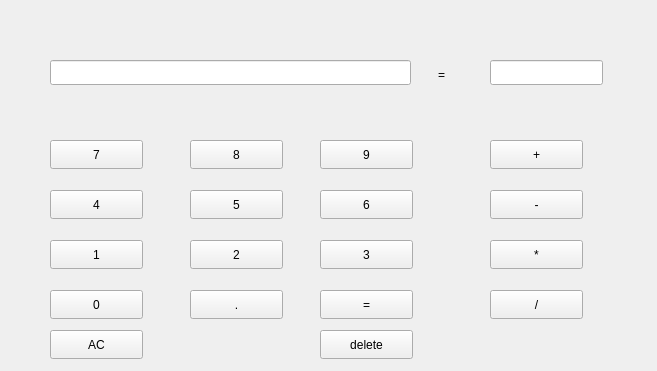
<?xml version="1.0" encoding="UTF-8"?>
<ui version="4.0">
 <class>Widget</class>
 <widget class="QWidget" name="Widget">
  <property name="geometry">
   <rect>
    <x>0</x>
    <y>0</y>
    <width>657</width>
    <height>371</height>
   </rect>
  </property>
  <property name="windowTitle">
   <string>Widget</string>
  </property>
  <widget class="QPushButton" name="pushButton">
   <property name="geometry">
    <rect>
     <x>50</x>
     <y>140</y>
     <width>93</width>
     <height>29</height>
    </rect>
   </property>
   <property name="text">
    <string>7</string>
   </property>
  </widget>
  <widget class="QPushButton" name="pushButton_2">
   <property name="geometry">
    <rect>
     <x>190</x>
     <y>140</y>
     <width>93</width>
     <height>29</height>
    </rect>
   </property>
   <property name="text">
    <string>8</string>
   </property>
  </widget>
  <widget class="QPushButton" name="pushButton_3">
   <property name="geometry">
    <rect>
     <x>320</x>
     <y>140</y>
     <width>93</width>
     <height>29</height>
    </rect>
   </property>
   <property name="text">
    <string>9</string>
   </property>
  </widget>
  <widget class="QPushButton" name="pushButton_4">
   <property name="geometry">
    <rect>
     <x>50</x>
     <y>190</y>
     <width>93</width>
     <height>29</height>
    </rect>
   </property>
   <property name="text">
    <string>4</string>
   </property>
  </widget>
  <widget class="QPushButton" name="pushButton_5">
   <property name="geometry">
    <rect>
     <x>190</x>
     <y>190</y>
     <width>93</width>
     <height>29</height>
    </rect>
   </property>
   <property name="text">
    <string>5</string>
   </property>
  </widget>
  <widget class="QPushButton" name="pushButton_6">
   <property name="geometry">
    <rect>
     <x>320</x>
     <y>190</y>
     <width>93</width>
     <height>29</height>
    </rect>
   </property>
   <property name="text">
    <string>6</string>
   </property>
  </widget>
  <widget class="QPushButton" name="pushButton_7">
   <property name="geometry">
    <rect>
     <x>50</x>
     <y>240</y>
     <width>93</width>
     <height>29</height>
    </rect>
   </property>
   <property name="text">
    <string>1</string>
   </property>
  </widget>
  <widget class="QPushButton" name="pushButton_8">
   <property name="geometry">
    <rect>
     <x>190</x>
     <y>240</y>
     <width>93</width>
     <height>29</height>
    </rect>
   </property>
   <property name="text">
    <string>2</string>
   </property>
  </widget>
  <widget class="QPushButton" name="pushButton_9">
   <property name="geometry">
    <rect>
     <x>320</x>
     <y>240</y>
     <width>93</width>
     <height>29</height>
    </rect>
   </property>
   <property name="text">
    <string>3</string>
   </property>
  </widget>
  <widget class="QPushButton" name="pushButton_10">
   <property name="geometry">
    <rect>
     <x>50</x>
     <y>290</y>
     <width>93</width>
     <height>29</height>
    </rect>
   </property>
   <property name="text">
    <string>0</string>
   </property>
  </widget>
  <widget class="QPushButton" name="pushButton_11">
   <property name="geometry">
    <rect>
     <x>190</x>
     <y>290</y>
     <width>93</width>
     <height>29</height>
    </rect>
   </property>
   <property name="text">
    <string>.</string>
   </property>
  </widget>
  <widget class="QPushButton" name="pushButton_12">
   <property name="geometry">
    <rect>
     <x>320</x>
     <y>330</y>
     <width>93</width>
     <height>29</height>
    </rect>
   </property>
   <property name="text">
    <string>delete</string>
   </property>
  </widget>
  <widget class="QPushButton" name="pushButton_13">
   <property name="geometry">
    <rect>
     <x>490</x>
     <y>140</y>
     <width>93</width>
     <height>29</height>
    </rect>
   </property>
   <property name="text">
    <string>+</string>
   </property>
  </widget>
  <widget class="QPushButton" name="pushButton_14">
   <property name="geometry">
    <rect>
     <x>490</x>
     <y>190</y>
     <width>93</width>
     <height>29</height>
    </rect>
   </property>
   <property name="text">
    <string>-</string>
   </property>
  </widget>
  <widget class="QPushButton" name="pushButton_15">
   <property name="geometry">
    <rect>
     <x>490</x>
     <y>240</y>
     <width>93</width>
     <height>29</height>
    </rect>
   </property>
   <property name="text">
    <string>*</string>
   </property>
  </widget>
  <widget class="QPushButton" name="pushButton_16">
   <property name="geometry">
    <rect>
     <x>490</x>
     <y>290</y>
     <width>93</width>
     <height>29</height>
    </rect>
   </property>
   <property name="text">
    <string>/</string>
   </property>
  </widget>
  <widget class="QLabel" name="label">
   <property name="geometry">
    <rect>
     <x>438</x>
     <y>59</y>
     <width>21</width>
     <height>31</height>
    </rect>
   </property>
   <property name="text">
    <string>=</string>
   </property>
  </widget>
  <widget class="QLineEdit" name="lineEdit">
   <property name="geometry">
    <rect>
     <x>50</x>
     <y>60</y>
     <width>361</width>
     <height>25</height>
    </rect>
   </property>
  </widget>
  <widget class="QLineEdit" name="lineEdit_2">
   <property name="geometry">
    <rect>
     <x>490</x>
     <y>60</y>
     <width>113</width>
     <height>25</height>
    </rect>
   </property>
  </widget>
  <widget class="QPushButton" name="pushButton_17">
   <property name="geometry">
    <rect>
     <x>320</x>
     <y>290</y>
     <width>93</width>
     <height>29</height>
    </rect>
   </property>
   <property name="text">
    <string>=</string>
   </property>
  </widget>
  <widget class="QPushButton" name="pushButton_18">
   <property name="geometry">
    <rect>
     <x>50</x>
     <y>330</y>
     <width>93</width>
     <height>29</height>
    </rect>
   </property>
   <property name="text">
    <string>AC</string>
   </property>
  </widget>
 </widget>
 <resources/>
 <connections>
  <connection>
   <sender>pushButton_7</sender>
   <signal>clicked()</signal>
   <receiver>lineEdit</receiver>
   <slot>show()</slot>
   <hints>
    <hint type="sourcelabel">
     <x>96</x>
     <y>254</y>
    </hint>
    <hint type="destinationlabel">
     <x>230</x>
     <y>72</y>
    </hint>
   </hints>
  </connection>
 </connections>
</ui>
